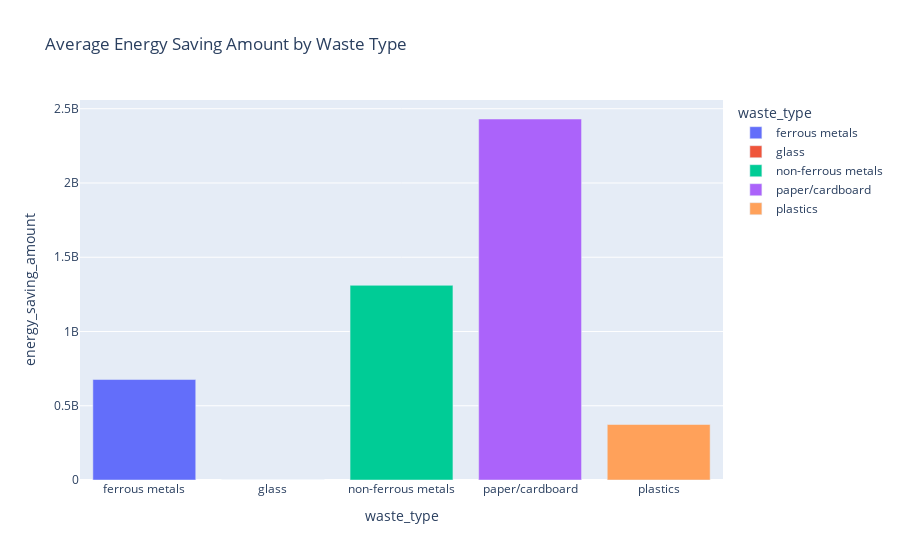

The code cell stored with this chart in its notebook:
### Code cell
# Group by 'waste_type' and calculate the average energy saving amount
average_energy_saving = df_energy_save.groupby('waste_type')['energy_saving_amount'].mean().reset_index()

# Plot the bar graph
fig = px.bar(average_energy_saving, x="waste_type", y="energy_saving_amount", color="waste_type", title="Average Energy Saving Amount by Waste Type")
fig.show()

### Figure 1 — Plotly figure (JSON) as saved in the notebook; plotly's stock layout.template omitted (floating-point values rounded to 4 significant figures)
{"data": [{"alignmentgroup": "True", "hovertemplate": "waste_type=%{x}<br>energy_saving_amount=%{y}<extra></extra>", "legendgroup": "ferrous metals", "marker": {"color": "#636efa", "pattern": {"shape": ""}}, "name": "ferrous metals", "offsetgroup": "ferrous metals", "orientation": "v", "showlegend": true, "textposition": "auto", "type": "bar", "x": ["ferrous metals"], "xaxis": "x", "y": [676600000.0], "yaxis": "y"}, {"alignmentgroup": "True", "hovertemplate": "waste_type=%{x}<br>energy_saving_amount=%{y}<extra></extra>", "legendgroup": "glass", "marker": {"color": "#EF553B", "pattern": {"shape": ""}}, "name": "glass", "offsetgroup": "glass", "orientation": "v", "showlegend": true, "textposition": "auto", "type": "bar", "x": ["glass"], "xaxis": "x", "y": [501200], "yaxis": "y"}, {"alignmentgroup": "True", "hovertemplate": "waste_type=%{x}<br>energy_saving_amount=%{y}<extra></extra>", "legendgroup": "non-ferrous metals", "marker": {"color": "#00cc96", "pattern": {"shape": ""}}, "name": "non-ferrous metals", "offsetgroup": "non-ferrous metals", "orientation": "v", "showlegend": true, "textposition": "auto", "type": "bar", "x": ["non-ferrous metals"], "xaxis": "x", "y": [1311000000.0], "yaxis": "y"}, {"alignmentgroup": "True", "hovertemplate": "waste_type=%{x}<br>energy_saving_amount=%{y}<extra></extra>", "legendgroup": "paper/cardboard", "marker": {"color": "#ab63fa", "pattern": {"shape": ""}}, "name": "paper/cardboard", "offsetgroup": "paper/cardboard", "orientation": "v", "showlegend": true, "textposition": "auto", "type": "bar", "x": ["paper/cardboard"], "xaxis": "x", "y": [2430890000], "yaxis": "y"}, {"alignmentgroup": "True", "hovertemplate": "waste_type=%{x}<br>energy_saving_amount=%{y}<extra></extra>", "legendgroup": "plastics", "marker": {"color": "#FFA15A", "pattern": {"shape": ""}}, "name": "plastics", "offsetgroup": "plastics", "orientation": "v", "showlegend": true, "textposition": "auto", "type": "bar", "x": ["plastics"], "xaxis": "x", "y": [373700000.0], "yaxis": "y"}], "layout": {"barmode": "relative", "legend": {"title": {"text": "waste_type"}, "tracegroupgap": 0}, "title": {"text": "Average Energy Saving Amount by Waste Type"}, "xaxis": {"anchor": "y", "categoryarray": ["ferrous metals", "glass", "non-ferrous metals", "paper/cardboard", "plastics"], "categoryorder": "array", "domain": [0, 1], "title": {"text": "waste_type"}}, "yaxis": {"anchor": "x", "domain": [0, 1], "title": {"text": "energy_saving_amount"}}}}
